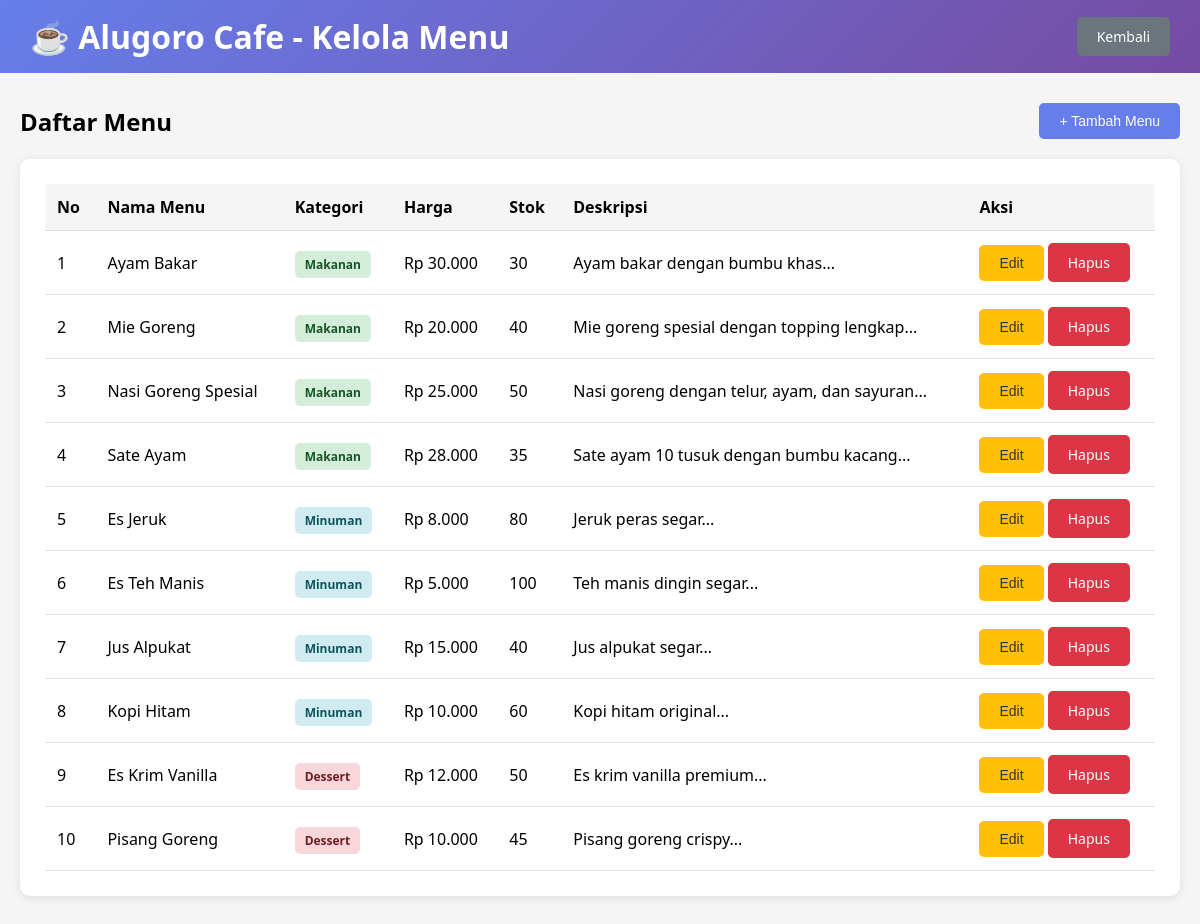
Page /menu.php (signed in) on the committed database.
### tables this page shows
CREATE TABLE menu (
    id INT PRIMARY KEY AUTO_INCREMENT,
    name VARCHAR(100) NOT NULL,
    category ENUM('makanan', 'minuman', 'dessert') NOT NULL,
    price DECIMAL(10,2) NOT NULL,
    description TEXT,
    stock INT DEFAULT 0,
    image VARCHAR(255),
    created_at TIMESTAMP DEFAULT CURRENT_TIMESTAMP
);

### menu.php (the view, shortened to what this page needs)
<?php
require_once 'config.php';
$query = "SELECT * FROM menu ORDER BY category, name";
$result = mysqli_query($conn, $query);
?>
<!DOCTYPE html>
<html lang="id">
<head>
</head>
<body>
    <div class="navbar">
        <h1>☕ Alugoro Cafe - Kelola Menu</h1>
        <a href="dashboard.php" class="btn btn-secondary">Kembali</a>
    </div>
    <div class="container">
        <div class="header">
            <h2>Daftar Menu</h2>
            <button class="btn btn-primary" onclick="openModal('tambah')">+ Tambah Menu</button>
        </div>
        <div class="card">
            <table>
                <thead>
                    <tr>
                        <th>No</th>
                        <th>Nama Menu</th>
                        <th>Kategori</th>
                        <th>Harga</th>
                        <th>Stok</th>
                        <th>Deskripsi</th>
                        <th>Aksi</th>
                    </tr>
                </thead>
                <tbody>
                    <?php
                    $no = 1;
                    while ($row = mysqli_fetch_assoc($result)):
                    ?>
                    <tr>
                        <td><?php echo $no++; ?></td>
                        <td><?php echo $row['name']; ?></td>
                        <td><span class="category-badge <?php echo $row['category']; ?>"><?php echo ucfirst($row['category']); ?></span></td>
                        <td>Rp <?php echo number_format($row['price'], 0, ',', '.'); ?></td>
                        <td><?php echo $row['stock']; ?></td>
                        <td><?php echo substr($row['description'], 0, 50); ?>...</td>
                        <td>
                            <button class="btn btn-warning" onclick='openEdit(<?php echo json_encode($row); ?>)'>Edit</button>
                            <a href="?delete=<?php echo $row['id']; ?>" class="btn btn-danger" onclick="return confirm('Yakin hapus menu ini?')">Hapus</a>
                        </td>
                    </tr>
                    <?php endwhile; ?>
                </tbody>
            </table>
        </div>
    </div>
</body>
</html>

### menu.php (style rules this page uses)
* { margin: 0; padding: 0; box-sizing: border-box; }
body { font-family: 'Segoe UI', Tahoma, Geneva, Verdana, sans-serif; background: #f5f5f5; }
.navbar { background: linear-gradient(135deg, #667eea 0%, #764ba2 100%); color: white; padding: 15px 30px; display: flex; justify-content: space-between; align-items: center; }
.container { max-width: 1200px; margin: 30px auto; padding: 0 20px; }
.header { display: flex; justify-content: space-between; align-items: center; margin-bottom: 20px; }
.btn { padding: 10px 20px; border: none; border-radius: 5px; cursor: pointer; text-decoration: none; display: inline-block; font-size: 14px; }
.btn-primary { background: #667eea; color: white; }
.btn-warning { background: #ffc107; color: #333; }
.btn-danger { background: #dc3545; color: white; }
.btn-secondary { background: #6c757d; color: white; }
.card { background: white; padding: 25px; border-radius: 10px; box-shadow: 0 2px 10px rgba(0,0,0,0.1); margin-bottom: 20px; }
table { width: 100%; border-collapse: collapse; }
table th, table td { padding: 12px; text-align: left; border-bottom: 1px solid #e0e0e0; }
table th { background: #f5f5f5; font-weight: 600; }
.category-badge { padding: 5px 10px; border-radius: 5px; font-size: 12px; font-weight: 600; }
.category-badge.makanan { background: #d4edda; color: #155724; }
.category-badge.minuman { background: #d1ecf1; color: #0c5460; }
.category-badge.dessert { background: #f8d7da; color: #721c24; }

### rows in the picture
menu: name "Ayam Bakar", category "Makanan", price "30.000", stock "30", description "Ayam bakar dengan bumbu khas"
menu: name "Mie Goreng", category "Makanan", price "20.000", stock "40", description "Mie goreng spesial dengan topping lengkap"
menu: name "Nasi Goreng Spesial", category "Makanan", price "25.000", stock "50", description "Nasi goreng dengan telur, ayam, dan sayuran"
menu: name "Sate Ayam", category "Makanan", price "28.000", stock "35", description "Sate ayam 10 tusuk dengan bumbu kacang"
menu: name "Es Jeruk", category "Minuman", price "8.000", stock "80", description "Jeruk peras segar"
menu: name "Es Teh Manis", category "Minuman", price "5.000", stock "100", description "Teh manis dingin segar"
menu: name "Jus Alpukat", category "Minuman", price "15.000", stock "40", description "Jus alpukat segar"
menu: name "Kopi Hitam", category "Minuman", price "10.000", stock "60", description "Kopi hitam original"
menu: name "Es Krim Vanilla", category "Dessert", price "12.000", stock "50", description "Es krim vanilla premium"
menu: name "Pisang Goreng", category "Dessert", price "10.000", stock "45", description "Pisang goreng crispy"
